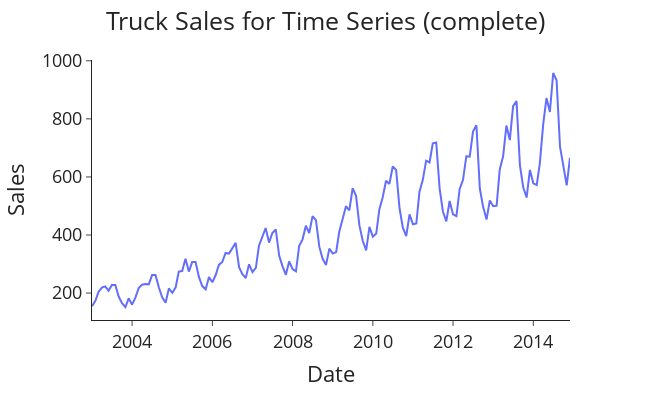

This figure's notebook cell:
### Markdown cell above
# Observing and testing stationnarity

### Code cell
def plotting(title,data,x,y,xlabel,ylabel):
    fig=px.line(data,x=data[x],y=data[y],labels={x:xlabel,y:ylabel})

    fig.update_layout(template='simple_white',font=dict(size=18),title_text=title,width=650,title_x=0.5,height=400)

    fig.show()

plotting('Truck Sales for Time Series (complete)',database,'Month-Year','Number_Trucks_Sold','Date','Sales')

### Figure 1 — Plotly figure (JSON) as saved in the notebook; plotly's stock layout.template omitted (floating-point values rounded to 4 significant figures; data arrays with more than 128 entries replaced by an {"elided": "..."} marker saying what was removed)
{"data": [{"hovertemplate": "Date=%{x}<br>Sales=%{y}<extra></extra>", "legendgroup": "", "line": {"color": "#636efa", "dash": "solid"}, "marker": {"symbol": "circle"}, "mode": "lines", "name": "", "orientation": "v", "showlegend": false, "type": "scatter", "x": {"elided": "144 str values"}, "xaxis": "x", "y": {"elided": "144 int values"}, "yaxis": "y"}], "layout": {"font": {"size": 18}, "height": 400, "legend": {"tracegroupgap": 0}, "margin": {"t": 60}, "title": {"text": "Truck Sales for Time Series (complete)", "x": 0.5}, "width": 650, "xaxis": {"anchor": "y", "autorange": true, "domain": [0, 1], "range": ["2003-01-01", "2014-12-01"], "title": {"text": "Date"}, "type": "date"}, "yaxis": {"anchor": "x", "autorange": true, "domain": [0, 1], "range": [107.2, 1003.0], "title": {"text": "Sales"}, "type": "linear"}}}
